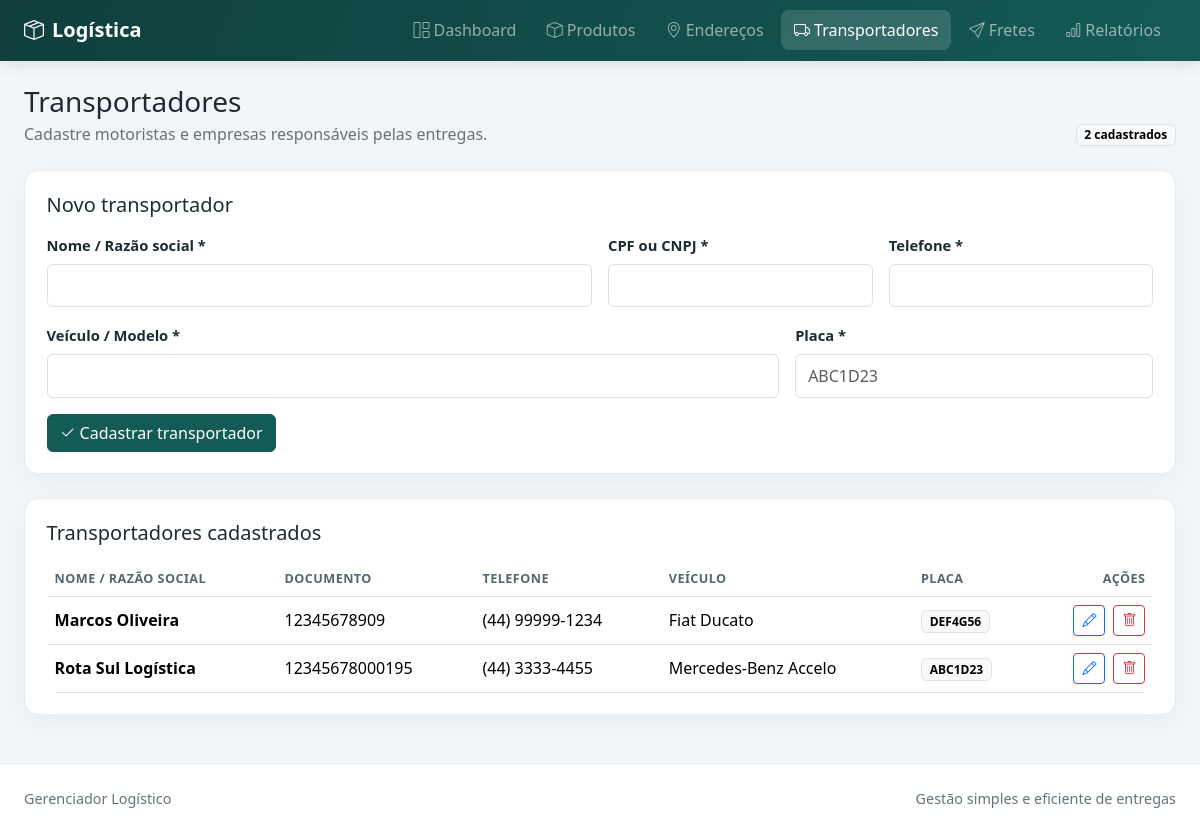
Screenshot of /pages/transportadores.php with the database file from the repository.
### tables this page shows
CREATE TABLE IF NOT EXISTS transportadores (
    id INT UNSIGNED AUTO_INCREMENT PRIMARY KEY,
    nome_razao VARCHAR(180) NOT NULL,
    documento VARCHAR(20) NOT NULL,
    telefone VARCHAR(30) NOT NULL,
    veiculo_modelo VARCHAR(120) NOT NULL,
    placa VARCHAR(10) NOT NULL,
    UNIQUE KEY uk_transportadores_documento (documento),
    UNIQUE KEY uk_transportadores_placa (placa)
);

### includes/funcoes.php (called while the page is built, shortened)
<?php
function e(mixed $value): string
{
    return htmlspecialchars((string) $value, ENT_QUOTES | ENT_SUBSTITUTE, 'UTF-8');
}

### pages/transportadores.php (the view, shortened to what this page needs)
<?php
require_once __DIR__ . '/../config/conexao.php';
require_once __DIR__ . '/../includes/funcoes.php';
$transportadorEdicao = null;
$transportadores = $pdo->query('SELECT * FROM transportadores ORDER BY nome_razao')->fetchAll();
require __DIR__ . '/../includes/header.php';
?>
<div class="page-heading d-flex flex-column flex-md-row justify-content-between align-items-md-end gap-2"><div><h1 class="h3 mb-1">Transportadores</h1><p class="mb-0">Cadastre motoristas e empresas responsáveis pelas entregas.</p></div><span class="badge text-bg-light border"><?= count($transportadores) ?> cadastrados</span></div>
<section class="panel mb-4">
    <h2 class="h5 mb-3"><?= $transportadorEdicao ? 'Editar transportador' : 'Novo transportador' ?></h2>
    <form action="../actions/transportador_action.php" method="post">
        <div class="row g-3">
            <div class="col-md-6"><label class="form-label" for="nome_razao">Nome / Razão social *</label><input class="form-control" id="nome_razao" name="nome_razao" maxlength="180" required value="<?= e($transportadorEdicao['nome_razao'] ?? '') ?>"></div>
            <div class="col-md-3"><label class="form-label" for="documento">CPF ou CNPJ *</label><input class="form-control" id="documento" name="documento" inputmode="numeric" maxlength="18" required value="<?= e($transportadorEdicao['documento'] ?? '') ?>"></div>
            <div class="col-md-3"><label class="form-label" for="telefone">Telefone *</label><input class="form-control" id="telefone" name="telefone" type="tel" maxlength="30" required value="<?= e($transportadorEdicao['telefone'] ?? '') ?>"></div>
            <div class="col-md-8"><label class="form-label" for="veiculo_modelo">Veículo / Modelo *</label><input class="form-control" id="veiculo_modelo" name="veiculo_modelo" maxlength="120" required value="<?= e($transportadorEdicao['veiculo_modelo'] ?? '') ?>"></div>
            <div class="col-md-4"><label class="form-label" for="placa">Placa *</label><input class="form-control text-uppercase" id="placa" name="placa" maxlength="8" placeholder="ABC1D23" required value="<?= e($transportadorEdicao['placa'] ?? '') ?>"></div>
            <div class="col-12 d-flex gap-2"><button class="btn btn-primary" type="submit"><i class="bi bi-check2 me-1"></i><?= $transportadorEdicao ? 'Salvar alterações' : 'Cadastrar transportador' ?></button></div>
        </div>
    </form>
</section>
<section class="panel">
    <h2 class="h5 mb-3">Transportadores cadastrados</h2>
    <div class="table-responsive"><table class="table table-hover mb-0"><thead><tr><th>Nome / Razão social</th><th>Documento</th><th>Telefone</th><th>Veículo</th><th>Placa</th><th class="text-end">Ações</th></tr></thead><tbody>
    <?php foreach ($transportadores as $transportador): ?>
        <tr><td class="fw-semibold"><?= e($transportador['nome_razao']) ?></td><td><?= e($transportador['documento']) ?></td><td><?= e($transportador['telefone']) ?></td><td><?= e($transportador['veiculo_modelo']) ?></td><td><span class="badge text-bg-light border"><?= e($transportador['placa']) ?></span></td><td><div class="d-flex justify-content-end gap-2"><a class="btn btn-sm btn-outline-primary" href="?editar=<?= (int) $transportador['id'] ?>" aria-label="Editar transportador"><i class="bi bi-pencil"></i></a><form action="../actions/transportador_action.php" method="post"><input type="hidden" name="csrf_token" value="<?= e(csrfToken()) ?>"><input type="hidden" name="acao" value="excluir"><input type="hidden" name="id" value="<?= (int) $transportador['id'] ?>"><button class="btn btn-sm btn-outline-danger" type="submit" data-confirm="Excluir este transportador? Registros usados em fretes não podem ser excluídos." aria-label="Excluir transportador"><i class="bi bi-trash"></i></button></form></div></td></tr>
    <?php endforeach; ?>
    </tbody></table></div>
</section>
<?php require __DIR__ . '/../includes/footer.php'; ?>

### assets/css/style.css (style rules this page uses)
:root { --brand: #145a55; --brand-dark: #103f3d; --surface: #ffffff; --page: #f3f6f8; --ink: #1d2b32; --muted: #64737b; }
body { min-height: 100vh; display: flex; flex-direction: column; background: var(--page); color: var(--ink); }
.page-heading { margin-bottom: 1.5rem; }
.page-heading p, .text-muted { color: var(--muted) !important; }
.panel, .kpi-card { background: var(--surface); border: 1px solid #e6ecef; border-radius: .9rem; box-shadow: 0 8px 26px rgb(32 54 62 / 5%); }
.panel { padding: 1.35rem; }
.table { --bs-table-bg: transparent; vertical-align: middle; }
.table thead th { color: #56666e; font-size: .79rem; font-weight: 700; letter-spacing: .035em; text-transform: uppercase; white-space: nowrap; }
.table-responsive { border-radius: .65rem; }
.form-label { font-weight: 600; font-size: .92rem; }
.form-control, .form-select { min-height: 2.7rem; border-color: #dbe3e7; }
.btn-primary { --bs-btn-bg: var(--brand); --bs-btn-border-color: var(--brand); --bs-btn-hover-bg: var(--brand-dark); --bs-btn-hover-border-color: var(--brand-dark); --bs-btn-active-bg: var(--brand-dark); }

### rows the page displays
transportadores: nome_razao "Marcos Oliveira", documento "12345678909", telefone "(44) 99999-1234", veiculo_modelo "Fiat Ducato", placa "DEF4G56"
transportadores: nome_razao "Rota Sul Logística", documento "12345678000195", telefone "(44) 3333-4455", veiculo_modelo "Mercedes-Benz Accelo", placa "ABC1D23"

### other values shown
$rotulo "Dashboard"
$rotulo "Produtos"
$rotulo "Endereços"
$rotulo "Transportadores"
$rotulo "Fretes"
$rotulo "Relatórios"
count($transportadores) "2"
